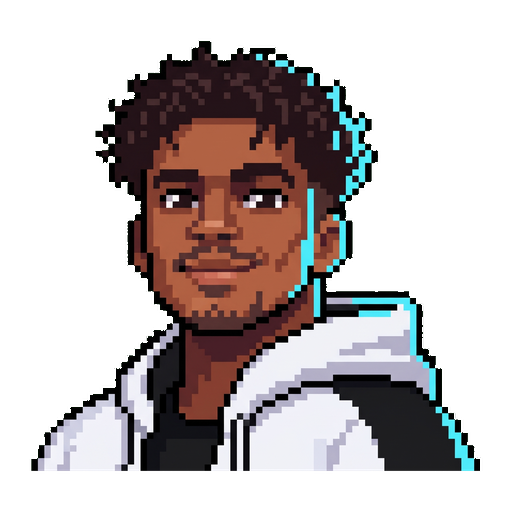
#> input picture game/art/v10/portrait_nox_warm.png, 512 x 512 px, given in place of kairn-master.png, which was not available
$ python build_stranger_sheets.py ../game/art/v10/portrait_nox_warm.png
#> lines starting #> are read from the running program, lines starting #| are printed output that depends on the picture
#> in build, master is the input picture: shape (512, 512, 4); mean R, G, B, A 48.1, 41.2, 40.7, 110.5
### tools/lib/sprite_isolation.py
"""Pose isolation shared by the sheet builders: masters routinely cross their nominal cell lines.

Each 4x4 master is split by 8-connected components; a component belongs to the cell holding its
centroid, and low-alpha halo pixels follow the nearest owned pixel. Pixels are never redrawn.
"""
from collections import deque
import numpy as np

OPAQUE, HALO = 64, 6


def components(mask):
    """8-connected labels; plain BFS keeps the tool dependency-free (numpy + Pillow only)."""
    labels = np.zeros(mask.shape, np.int32)
    h, w = mask.shape
    n = 0
    for y0, x0 in zip(*np.nonzero(mask)):
        if labels[y0, x0]:
            continue
        n += 1
        labels[y0, x0] = n
        q = deque([(y0, x0)])
        while q:
            y, x = q.popleft()
            for yy in (y - 1, y, y + 1):
                if yy < 0 or yy >= h:
                    continue
                for xx in (x - 1, x, x + 1):
                    if 0 <= xx < w and mask[yy, xx] and not labels[yy, xx]:
                        labels[yy, xx] = n
                        q.append((yy, xx))
    return labels, n


def isolate(rgba, rows=4, cols=4):
    """Return {(row,col): (layer, opaque_mask)} with each pose's pixels in master coordinates."""
    h, w = rgba.shape[:2]
    cw, ch = w / cols, h / rows
    alpha = rgba[..., 3]
    labels, n = components(alpha > OPAQUE)
    ys, xs = np.nonzero(labels)
    lab = labels[ys, xs]
    count = np.bincount(lab, minlength=n + 1)
    cy = np.bincount(lab, ys, n + 1) / np.maximum(count, 1)
    cx = np.bincount(lab, xs, n + 1) / np.maximum(count, 1)
    owner = np.minimum(rows - 1, cy // ch).astype(int) * cols + np.minimum(cols - 1, cx // cw).astype(int)
    owner[0] = -1
    cell_of = owner[labels]
    # Antialias/halo pixels (alpha <= OPAQUE) follow the nearest owned pixel within HALO px.
    grown = cell_of.copy()
    for _ in range(HALO):
        src = grown.copy()
        for dy, dx in ((1, 0), (-1, 0), (0, 1), (0, -1)):
            shifted = np.roll(src, (dy, dx), (0, 1))
            fill = (grown < 0) & (shifted >= 0) & (alpha > 0)
            grown[fill] = shifted[fill]
    out = {}
    for idx in range(rows * cols):
        keep = grown == idx
        layer = np.where(keep[..., None], rgba, 0).astype(np.uint8)
        out[divmod(idx, cols)] = (layer, keep & (alpha > OPAQUE))
    return out, (cw, ch)


def main_body(rgba, mask):
    """Largest opaque component of one isolated pose: detached VFX never moves the ground line."""
    labels, n = components(mask)
    if n <= 1:
        return mask
    sizes = np.bincount(labels.ravel())
    sizes[0] = 0
    return labels == sizes.argmax()


def foot(mask):
    ys, xs = np.nonzero(mask)
    top, bottom = ys.min(), ys.max()
    low = xs[ys > bottom - (bottom - top) * 0.12]
    return float(np.median(low)), int(bottom), int(top)

### tools/build_stranger_sheets.py
#!/usr/bin/env python3
"""Build Kairn and Morrow runtime atlases from the author-reference Codex masters.

The masters (4x4, facing right) follow strangers-author-reference.jpg; the old 8x3 atlases
(bald fighter, red huntress) stay in game/art/chrono as the historical baseline. Each pose is
isolated by connected components, its feet are anchored on one ground line using only the main
body (detached sparks, swooshes and smoke never move the ground) and it is pasted into a uniform
cell with transparent gutters. Pixels are not redrawn or rescaled. The tool writes the atlases, the
manifest entries in game/art/chrono/manifest.json and game/chrono-manifest.mjs, and a production
report with hashes and per-cell anchors.

Usage: python3 tools/build_stranger_sheets.py [--check]
"""
import hashlib, json, sys
from pathlib import Path
import numpy as np
from PIL import Image

sys.path.insert(0, str(Path(__file__).resolve().parent / "lib"))
from sprite_isolation import OPAQUE, isolate, foot, main_body  # noqa: E402

ROOT = Path(__file__).resolve().parents[1]
GUTTER = 6
# Idle figure height in world units; Nox's idle figure is about 100 units, adults stand taller.
FIGURE_WORLD_HEIGHT = 112
COLLISION = {"x": -16, "y": -10, "width": 32, "height": 20, "space": "world",
             "source": "campaign.mjs moveActor(): x +/-16, y +/-10; anchor is actor XY ground point"}
POLICY = "campaign.mjs tickAllies() owns targets, release timing and damage; artwork cannot apply damage."
SHEETS = [
    {"id": "kairn", "name": "Kairn", "master": "assets/production/v10.2/handoff/kairn-master.png",
     "runtime": "game/art/v10/kairn.png",
     "rows": [("idle", 4, True, None), ("walk", 8, True, None), ("attack", 10, False, "kairn_impact"),
              ("guard", 6, False, None)]},
    {"id": "morrow", "name": "Morrow", "master": "assets/production/v10.2/handoff/morrow-master.png",
     "runtime": "game/art/v10/morrow.png",
     "rows": [("idle", 4, True, None), ("walk", 8, True, None), ("attack", 10, False, "morrow_saw"),
              ("shotgun", 10, False, "morrow_shot")]},
]


def build(spec, check=False):
    master = np.array(Image.open(ROOT / spec["master"]).convert("RGBA"))
    poses, (cw, ch) = isolate(master)
#> in isolate, `alpha = rgba[..., 3]`:
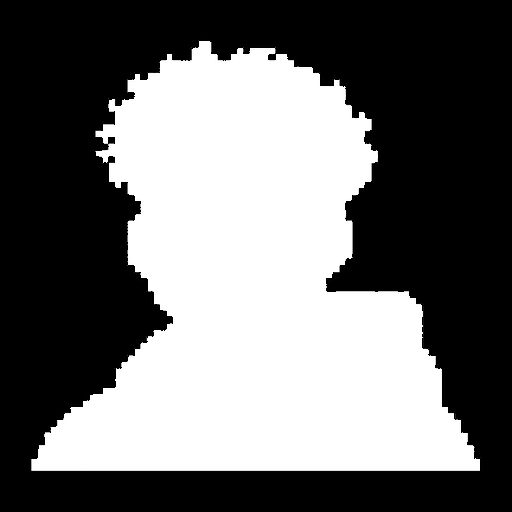
#> alpha: shape (512, 512); min 0, max 255, mean 110.5
#> the loop in components, `for y0, x0 in zip(*np.nonzero(mask)):` made 113785 passes
#> (y0, x0) on passes 2 to 4: (41, 200), (41, 201), (41, 202)
#> after the loop in components, `for y0, x0 in zip(*np.nonzero(mask)):`:
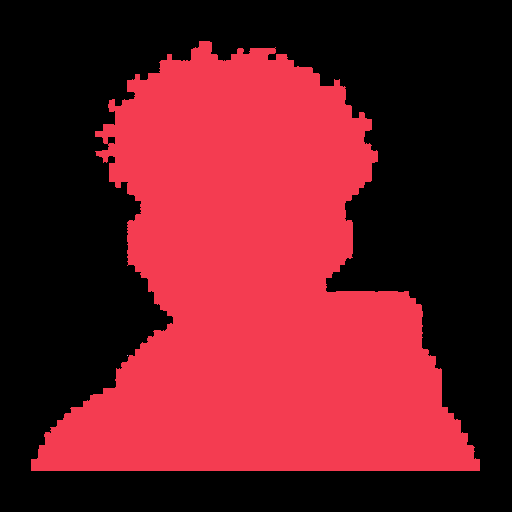
#> labels: shape (512, 512) int32; 3 distinct labels, from 0 to 2; one colour per label, 0 black
#> after the loop in components, `for y0, x0 in zip(*np.nonzero(mask)):`: n = 2
#> in isolate, `count = np.bincount(lab, minlength=n + 1)`: count = [0, 113784, 1]
#> in isolate, `cy = np.bincount(lab, ys, n + 1) / np.maximum(count, 1)`: cy = [0, 289.6, 355]
#> in isolate, `cx = np.bincount(lab, xs, n + 1) / np.maximum(count, 1)`: cx = [0, 255, 127]
#> in isolate, `owner = np.minimum(rows - 1, cy // ch).astype(int) * cols + np.minimum..`: owner = [0, 9, 8]
#> in isolate, `cell_of = owner[labels]`:
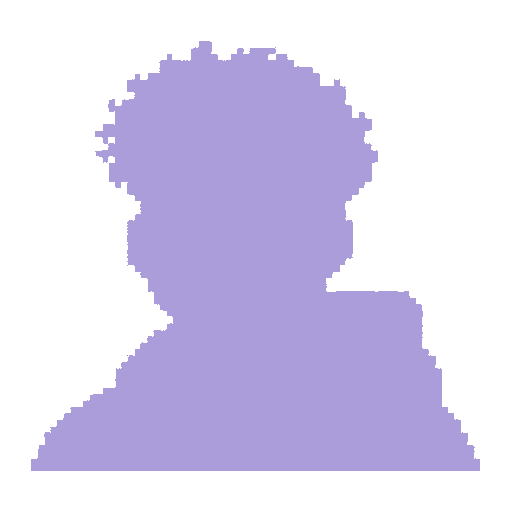
#> cell_of: shape (512, 512) int64; 3 distinct labels, from -1 to 9; one colour per label, 0 black, -1 white
#> after the loop in isolate, `for _ in range(HALO):`:
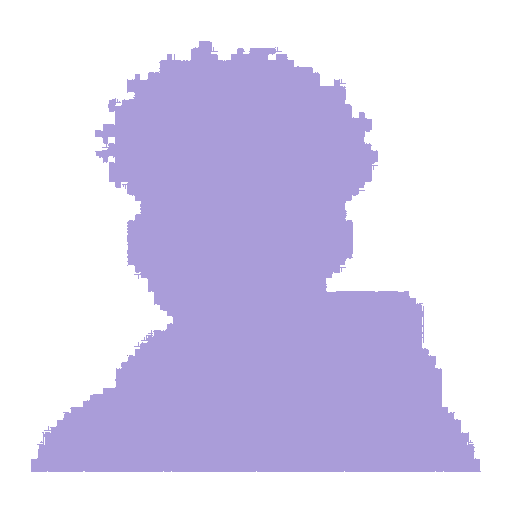
#> grown: shape (512, 512) int64; 3 distinct labels, from -1 to 9; one colour per label, 0 black, -1 white
#> after the loop in isolate, `for _ in range(HALO):`: src: shape (512, 512) int64; 3 distinct labels, from -1 to 9
#> after the loop in isolate, `for idx in range(rows * cols):`: out = 16 items
#> in build, `poses, (cw, ch) = isolate(master)`: cw = 128
    feet = {}
    for key, (layer, mask) in poses.items():
        body = main_body(layer, mask)
        fx, fb, ft = foot(body)
        ys, xs = np.nonzero(layer[..., 3])
        feet[key] = (fx, fb, ft, ys.min(), ys.max(), xs.min(), xs.max())
#> this loop made 1 pass
#> key on pass 1: (0, 0)
#> after the loop, feet = 0 items
    # Uniform cell: widest reach left/right of the feet and tallest reach above them.
    left = max(fx - x0 for fx, fb, ft, y0, y1, x0, x1 in feet.values())
    right = max(x1 - fx for fx, fb, ft, y0, y1, x0, x1 in feet.values())
    up = max(fb - y0 for fx, fb, ft, y0, y1, x0, x1 in feet.values())
    down = max(y1 - fb for fx, fb, ft, y0, y1, x0, x1 in feet.values())
    pivot_x, pivot_y = int(np.ceil(left)) + GUTTER, int(up) + GUTTER
    cell_w, cell_h = pivot_x + int(np.ceil(right)) + GUTTER + 1, pivot_y + int(down) + GUTTER + 1
    canvas = np.zeros((cell_h * 4, cell_w * 4, 4), np.uint8)
    cells = []
    for (r, c), (layer, mask) in sorted(poses.items()):
        fx, fb, ft, y0, y1, x0, x1 = feet[(r, c)]
        crop = layer[y0:y1 + 1, x0:x1 + 1]
        ox = c * cell_w + pivot_x - int(round(fx - x0))
        oy = r * cell_h + pivot_y - (fb - y0)
        dst = canvas[oy:oy + crop.shape[0], ox:ox + crop.shape[1]]
        dst[:] = np.where(crop[..., 3:4] > 0, crop, dst)
        cells.append({"row": r, "col": c, "animation": spec["rows"][r][0], "figure_height_px": fb - ft + 1,
                      "opaque_px": int(mask.sum())})
    idle_h = float(np.median([fb - ft + 1 for (r, c), (fx, fb, ft, *_) in feet.items() if r == 0]))
    draw_height = round(cell_h * FIGURE_WORLD_HEIGHT / idle_h, 2)
    out = ROOT / spec["runtime"]
    if check:
        if not np.array_equal(np.array(Image.open(out).convert("RGBA")), canvas):
            raise SystemExit(f"{spec['runtime']} is stale; rerun tools/build_stranger_sheets.py")
    else:
        Image.fromarray(canvas, "RGBA").save(out, optimize=True)
    atlas = {"path": spec["runtime"].removeprefix("game/"), "width": cell_w * 4, "height": cell_h * 4,
             "cell_width": cell_w, "atlas_columns": 4, "frame_count": 16, "reserve": False,
             "anchor_method": "Main-body median foot pixels in lower 12%; constant ground baseline; uniform cells",
             "source": spec["master"]}
    animations = []
    for r, (name, fps, loop, audio) in enumerate(spec["rows"]):
        animations.append({"character_id": spec["id"], "animation_id": name, "frame_count": 4, "fps": fps, "loop": loop,
                           "sprite_width": cell_w, "sprite_height": cell_h, "pivot_x": pivot_x, "pivot_y": pivot_y,
                           "draw_height": draw_height, "collision_box": COLLISION, "attack_box": None,
                           "attack_box_policy": POLICY, "effect_layer": "actor", "audio_event": audio,
                           "atlas_reference": spec["id"],
                           "frame_rectangles": [{"x": c * cell_w, "y": r * cell_h, "width": cell_w, "height": cell_h}
                                                for c in range(4)],
                           "status": "integrated",
                           "animation_quality": "four author-reference frames; non-playable AI support"})
    sha = lambda p: hashlib.sha256((ROOT / p).read_bytes()).hexdigest()
    report = {"id": f"character.{spec['id']}.sprite_animation_set", "name": spec["name"], "classification": "NEW",
              "master": spec["master"], "master_sha256": sha(spec["master"]), "runtime": spec["runtime"],
              "runtime_sha256": sha(spec["runtime"]), "dimensions_px": [cell_w * 4, cell_h * 4],
              "cell_px": [cell_w, cell_h], "pivot_px": [pivot_x, pivot_y], "draw_height": draw_height,
              "reference": "assets/production/v10.2/handoff/strangers-author-reference.jpg",
              "rows": [r[0] for r in spec["rows"]], "facing": "right; left by mirroring",
              "cells": cells}
    return atlas, animations, report


def write_manifests(results, check=False):
    path = ROOT / "game/art/chrono/manifest.json"
    manifest = json.loads(path.read_text())
    runtime_path = ROOT / "game/chrono-manifest.mjs"
    text = runtime_path.read_text()
    head, body = text.split("export const CHRONO_MANIFEST=", 1)
    runtime = json.loads(body.rstrip().rstrip(";"))
    for target in (manifest, runtime):
        for spec, (atlas, animations, _) in zip(SHEETS, results):
            target["atlases"][spec["id"]] = atlas
            target["animations"] = [a for a in target["animations"] if a["character_id"] != spec["id"]] + animations
    new_manifest = json.dumps(manifest, indent=2, ensure_ascii=False) + "\n"
    new_runtime = head + "export const CHRONO_MANIFEST=" + json.dumps(runtime, separators=(",", ":"), ensure_ascii=False) + ";\n"
    if check:
        if path.read_text() != new_manifest or text != new_runtime:
            raise SystemExit("chrono manifests are stale; rerun tools/build_stranger_sheets.py")
        return
    path.write_text(new_manifest)
    runtime_path.write_text(new_runtime)


if __name__ == "__main__":
    check = "--check" in sys.argv
#> (the run stopped early here; a loop or call above may not have finished)
